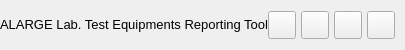
           <widget class="QFrame" name="contentTopBg">
            <property name="minimumSize">
             <size>
              <width>0</width>
              <height>50</height>
             </size>
            </property>
            <property name="maximumSize">
             <size>
              <width>16777215</width>
              <height>50</height>
             </size>
            </property>
            <property name="frameShape">
             <enum>QFrame::NoFrame</enum>
            </property>
            <property name="frameShadow">
             <enum>QFrame::Raised</enum>
            </property>
            <layout class="QHBoxLayout" name="horizontalLayout">
             <property name="spacing">
              <number>0</number>
             </property>
             <property name="leftMargin">
              <number>0</number>
             </property>
             <property name="topMargin">
              <number>0</number>
             </property>
             <property name="rightMargin">
              <number>10</number>
             </property>
             <property name="bottomMargin">
              <number>0</number>
             </property>
             <item>
              <widget class="QFrame" name="leftBox">
               <property name="sizePolicy">
                <sizepolicy hsizetype="Expanding" vsizetype="Preferred">
                 <horstretch>0</horstretch>
                 <verstretch>0</verstretch>
                </sizepolicy>
               </property>
               <property name="frameShape">
                <enum>QFrame::NoFrame</enum>
               </property>
               <property name="frameShadow">
                <enum>QFrame::Raised</enum>
               </property>
               <layout class="QHBoxLayout" name="horizontalLayout_3">
                <property name="spacing">
                 <number>0</number>
                </property>
                <property name="leftMargin">
                 <number>0</number>
                </property>
                <property name="topMargin">
                 <number>0</number>
                </property>
                <property name="rightMargin">
                 <number>0</number>
                </property>
                <property name="bottomMargin">
                 <number>0</number>
                </property>
                <item>
                 <widget class="QLabel" name="titleRightInfo">
                  <property name="sizePolicy">
                   <sizepolicy hsizetype="Preferred" vsizetype="Expanding">
                    <horstretch>0</horstretch>
                    <verstretch>0</verstretch>
                   </sizepolicy>
                  </property>
                  <property name="maximumSize">
                   <size>
                    <width>16777215</width>
                    <height>45</height>
                   </size>
                  </property>
                  <property name="font">
                   <font>
                    <family>Segoe UI</family>
                    <pointsize>10</pointsize>
                    <weight>50</weight>
                    <italic>false</italic>
                    <bold>false</bold>
                   </font>
                  </property>
                  <property name="text">
                   <string>ALARGE Lab. Test Equipments Reporting Tool</string>
                  </property>
                  <property name="alignment">
                   <set>Qt::AlignLeading|Qt::AlignLeft|Qt::AlignVCenter</set>
                  </property>
                 </widget>
                </item>
               </layout>
              </widget>
             </item>
             <item alignment="Qt::AlignRight">
              <widget class="QFrame" name="rightButtons">
               <property name="minimumSize">
                <size>
                 <width>0</width>
                 <height>28</height>
                </size>
               </property>
               <property name="frameShape">
                <enum>QFrame::NoFrame</enum>
               </property>
               <property name="frameShadow">
                <enum>QFrame::Raised</enum>
               </property>
               <layout class="QHBoxLayout" name="horizontalLayout_2">
                <property name="spacing">
                 <number>5</number>
                </property>
                <property name="leftMargin">
                 <number>0</number>
                </property>
                <property name="topMargin">
                 <number>0</number>
                </property>
                <property name="rightMargin">
                 <number>0</number>
                </property>
                <property name="bottomMargin">
                 <number>0</number>
                </property>
                <item>
                 <widget class="QPushButton" name="settingsTopBtn">
                  <property name="minimumSize">
                   <size>
                    <width>28</width>
                    <height>28</height>
                   </size>
                  </property>
                  <property name="maximumSize">
                   <size>
                    <width>28</width>
                    <height>28</height>
                   </size>
                  </property>
                  <property name="cursor">
                   <cursorShape>PointingHandCursor</cursorShape>
                  </property>
                  <property name="toolTip">
                   <string>Settings</string>
                  </property>
                  <property name="text">
                   <string/>
                  </property>
                  <property name="icon">
                   <iconset resource="../pyqt6/Modern_GUI_PyDracula_PySide6_or_PyQt6/resources.qrc">
                    <normaloff>:/icons/images/icons/icon_settings.png</normaloff>:/icons/images/icons/icon_settings.png</iconset>
                  </property>
                  <property name="iconSize">
                   <size>
                    <width>20</width>
                    <height>20</height>
                   </size>
                  </property>
                 </widget>
                </item>
                <item>
                 <widget class="QPushButton" name="minimizeAppBtn">
                  <property name="minimumSize">
                   <size>
                    <width>28</width>
                    <height>28</height>
                   </size>
                  </property>
                  <property name="maximumSize">
                   <size>
                    <width>28</width>
                    <height>28</height>
                   </size>
                  </property>
                  <property name="cursor">
                   <cursorShape>PointingHandCursor</cursorShape>
                  </property>
                  <property name="toolTip">
                   <string>Minimize</string>
                  </property>
                  <property name="text">
                   <string/>
                  </property>
                  <property name="icon">
                   <iconset resource="../pyqt6/Modern_GUI_PyDracula_PySide6_or_PyQt6/resources.qrc">
                    <normaloff>:/icons/images/icons/icon_minimize.png</normaloff>:/icons/images/icons/icon_minimize.png</iconset>
                  </property>
                  <property name="iconSize">
                   <size>
                    <width>20</width>
                    <height>20</height>
                   </size>
                  </property>
                 </widget>
                </item>
                <item>
                 <widget class="QPushButton" name="maximizeRestoreAppBtn">
                  <property name="minimumSize">
                   <size>
                    <width>28</width>
                    <height>28</height>
                   </size>
                  </property>
                  <property name="maximumSize">
                   <size>
                    <width>28</width>
                    <height>28</height>
                   </size>
                  </property>
                  <property name="font">
                   <font>
                    <family>Segoe UI</family>
                    <pointsize>10</pointsize>
                    <weight>50</weight>
                    <italic>false</italic>
                    <bold>false</bold>
                    <stylestrategy>PreferDefault</stylestrategy>
                   </font>
                  </property>
                  <property name="cursor">
                   <cursorShape>PointingHandCursor</cursorShape>
                  </property>
                  <property name="toolTip">
                   <string>Maximize</string>
                  </property>
                  <property name="text">
                   <string/>
                  </property>
                  <property name="icon">
                   <iconset resource="../pyqt6/Modern_GUI_PyDracula_PySide6_or_PyQt6/resources.qrc">
                    <normaloff>:/icons/images/icons/icon_maximize.png</normaloff>:/icons/images/icons/icon_maximize.png</iconset>
                  </property>
                  <property name="iconSize">
                   <size>
                    <width>20</width>
                    <height>20</height>
                   </size>
                  </property>
                 </widget>
                </item>
                <item>
                 <widget class="QPushButton" name="closeAppBtn">
                  <property name="minimumSize">
                   <size>
                    <width>28</width>
                    <height>28</height>
                   </size>
                  </property>
                  <property name="maximumSize">
                   <size>
                    <width>28</width>
                    <height>28</height>
                   </size>
                  </property>
                  <property name="cursor">
                   <cursorShape>PointingHandCursor</cursorShape>
                  </property>
                  <property name="toolTip">
                   <string>Close</string>
                  </property>
                  <property name="text">
                   <string/>
                  </property>
                  <property name="icon">
                   <iconset resource="../pyqt6/Modern_GUI_PyDracula_PySide6_or_PyQt6/resources.qrc">
                    <normaloff>:/icons/images/icons/icon_close.png</normaloff>:/icons/images/icons/icon_close.png</iconset>
                  </property>
                  <property name="iconSize">
                   <size>
                    <width>20</width>
                    <height>20</height>
                   </size>
                  </property>
                 </widget>
                </item>
               </layout>
              </widget>
             </item>
            </layout>
           </widget>
